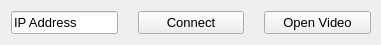
  <widget class="QWidget" name="horizontalLayoutWidget_4">
   <property name="geometry">
    <rect>
     <x>10</x>
     <y>390</y>
     <width>381</width>
     <height>31</height>
    </rect>
   </property>
   <property name="font">
    <font>
     <family>Arial</family>
     <pointsize>9</pointsize>
    </font>
   </property>
   <layout class="QHBoxLayout" name="horizontalLayout_3" stretch="1,1,1">
    <property name="spacing">
     <number>20</number>
    </property>
    <property name="rightMargin">
     <number>10</number>
    </property>
    <item>
     <widget class="QLineEdit" name="IP">
      <property name="font">
       <font>
        <family>Arial</family>
        <pointsize>10</pointsize>
        <weight>50</weight>
        <italic>false</italic>
        <bold>false</bold>
       </font>
      </property>
      <property name="styleSheet">
       <string notr="true">font: 10pt &quot;Arial&quot;;</string>
      </property>
      <property name="text">
       <string>IP Address</string>
      </property>
      <property name="alignment">
       <set>Qt::AlignLeading|Qt::AlignLeft|Qt::AlignVCenter</set>
      </property>
     </widget>
    </item>
    <item>
     <widget class="QPushButton" name="Btn_Connect">
      <property name="font">
       <font>
        <family>Arial</family>
        <pointsize>10</pointsize>
        <weight>50</weight>
        <italic>false</italic>
        <bold>false</bold>
       </font>
      </property>
      <property name="styleSheet">
       <string notr="true">font: 10pt &quot;Arial&quot;;</string>
      </property>
      <property name="text">
       <string>Connect</string>
      </property>
     </widget>
    </item>
    <item>
     <widget class="QPushButton" name="Btn_Video">
      <property name="font">
       <font>
        <family>Arial</family>
        <pointsize>10</pointsize>
        <weight>50</weight>
        <italic>false</italic>
        <bold>false</bold>
       </font>
      </property>
      <property name="styleSheet">
       <string notr="true">font: 10pt &quot;Arial&quot;;</string>
      </property>
      <property name="text">
       <string>Open Video</string>
      </property>
     </widget>
    </item>
   </layout>
  </widget>
